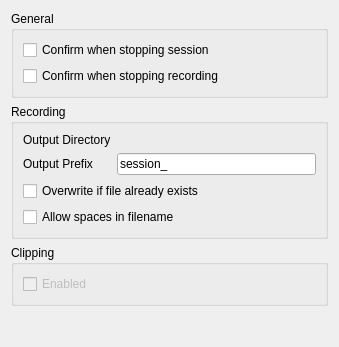
         <widget class="QWidget" name="scrollAreaWidgetContents_4">
          <property name="geometry">
           <rect>
            <x>0</x>
            <y>0</y>
            <width>339</width>
            <height>347</height>
           </rect>
          </property>
          <layout class="QVBoxLayout" name="verticalLayout_9">
           <item>
            <widget class="QGroupBox" name="groupBox_9">
             <property name="title">
              <string>General</string>
             </property>
             <layout class="QGridLayout" name="gridLayout_4">
              <item row="1" column="0">
               <widget class="QCheckBox" name="checkboxConfirmStopRecording">
                <property name="text">
                 <string>Confirm when stopping recording</string>
                </property>
               </widget>
              </item>
              <item row="0" column="0">
               <widget class="QCheckBox" name="checkboxConfirmStopSession">
                <property name="text">
                 <string>Confirm when stopping session</string>
                </property>
               </widget>
              </item>
             </layout>
            </widget>
           </item>
           <item>
            <widget class="QGroupBox" name="groupBox_4">
             <property name="title">
              <string>Recording</string>
             </property>
             <layout class="QGridLayout" name="gridLayout_5">
              <item row="2" column="0" colspan="2">
               <widget class="QCheckBox" name="checkboxOverwrite">
                <property name="text">
                 <string>Overwrite if file already exists</string>
                </property>
               </widget>
              </item>
              <item row="1" column="0">
               <widget class="QLabel" name="label_18">
                <property name="text">
                 <string>Output Prefix</string>
                </property>
                <property name="buddy">
                 <cstring>lineRecordingPrefix</cstring>
                </property>
               </widget>
              </item>
              <item row="1" column="1">
               <widget class="QLineEdit" name="lineRecordingPrefix">
                <property name="text">
                 <string>session_</string>
                </property>
               </widget>
              </item>
              <item row="0" column="1">
               <widget class="QDirectoryPickerWidget" name="dirPickerRecording">
                <property name="sizePolicy">
                 <sizepolicy hsizetype="Expanding" vsizetype="Fixed">
                  <horstretch>0</horstretch>
                  <verstretch>0</verstretch>
                 </sizepolicy>
                </property>
                <property name="toolTip">
                 <string/>
                </property>
                <property name="whatsThis">
                 <string/>
                </property>
               </widget>
              </item>
              <item row="0" column="0">
               <widget class="QLabel" name="label_19">
                <property name="text">
                 <string>Output Directory</string>
                </property>
               </widget>
              </item>
              <item row="3" column="0" colspan="2">
               <widget class="QCheckBox" name="checkboxAllowSpaces">
                <property name="text">
                 <string>Allow spaces in filename</string>
                </property>
               </widget>
              </item>
             </layout>
            </widget>
           </item>
           <item>
            <widget class="QGroupBox" name="groupBox_2">
             <property name="title">
              <string>Clipping</string>
             </property>
             <layout class="QVBoxLayout" name="verticalLayout_18">
              <item>
               <widget class="QCheckBox" name="checkboxEnableClipping">
                <property name="enabled">
                 <bool>false</bool>
                </property>
                <property name="text">
                 <string>Enabled</string>
                </property>
               </widget>
              </item>
             </layout>
            </widget>
           </item>
           <item>
            <spacer name="verticalSpacer">
             <property name="orientation">
              <enum>Qt::Orientation::Vertical</enum>
             </property>
             <property name="sizeHint" stdset="0">
              <size>
               <width>20</width>
               <height>40</height>
              </size>
             </property>
            </spacer>
           </item>
          </layout>
         </widget>
